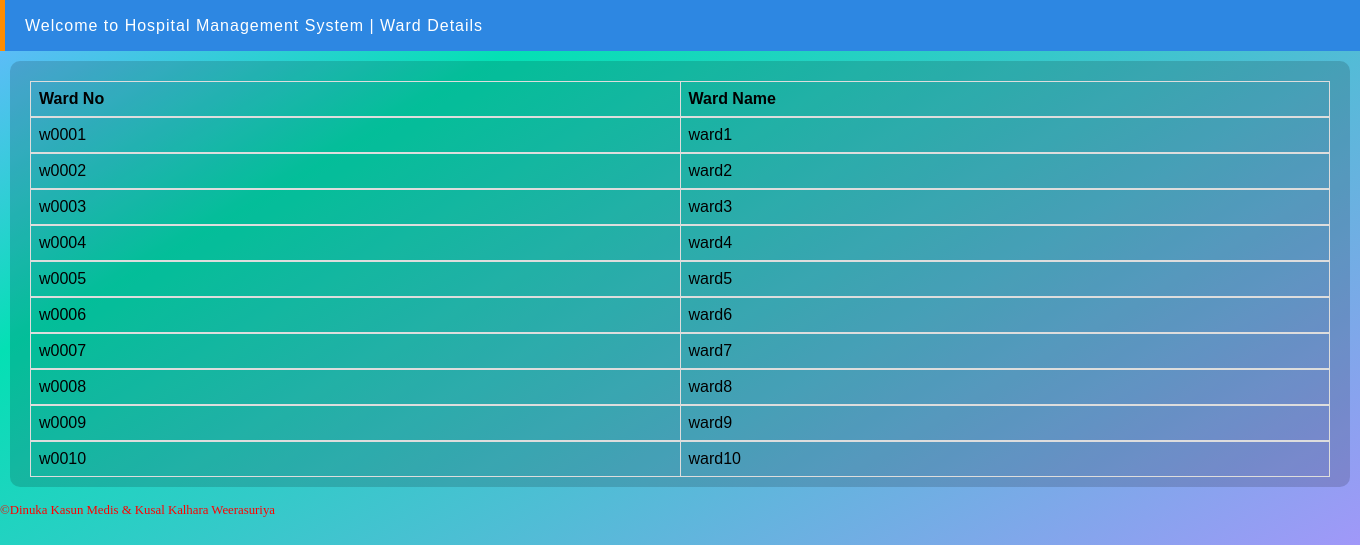
The app's page /ViewWard.php with its own data.
### tables this page shows
CREATE TABLE `ward` (
  `ward_no` varchar(5) NOT NULL,
  `ward_name` varchar(50) NOT NULL
);

### ViewWard.php (the view, shortened to what this page needs)
<?php
require 'connect.inc.php';
?>
<html>
<head>
    <link rel="stylesheet" type="text/css" href="mystyle.css">
</head>
<body>
    <header class="header"><p>Welcome to Hospital Management System | Ward Details </p></header>
    <form method="post" action="ViewWard.php">
        <div class="main-top" >
        <div>
        <?php
                $sql4 = "SELECT * FROM `ward`";
                $result = $conn->query($sql4);
                if ($result->num_rows > 0) {
                    ?>
                <table style="width:100%">
                    <tr>
                        <th width="100">Ward No</th>
                        <th width="100">Ward Name</th>
                     </tr>
                </table>
                <?php
                    while($row = $result->fetch_assoc()) {
                        ?>
                            <table style="width:100%">
                                <tr>
                                    <td width="100"><?php echo $row['ward_no']?></td>
                                    <td width="100"><?php echo $row['ward_name']?></td>
                                </tr>
                            </table>
                        <?php
                    }
                } else {
                    echo "0 results";
                }
        ?>
        </div>
    </div>
    </form>
    <p style="color:red; font-size:80%;">©Dinuka Kasun Medis & Kusal Kalhara Weerasuriya</p>
</body>
</html>

### mystyle.css (style rules this page uses)
body { background-image: -ms-linear-gradient(bottom right, #AF91FF 10%, #04E0B4 78%, #66B8FF 99%); background-image: -moz-linear-gradient(bottom right, #AF91FF 10%, #04E0B4 78%, #66B8FF 99%); background-image: -o-linear-gradient(bottom right, #AF91FF 10%, #04E0B4 78%, #66B8FF 99%); background-image: -webkit-gradient(linear, right bottom, left top, color-stop(10, #AF91FF), color-stop(78, #04E0B4), color-stop(99, #66B8FF)); background-image: -webkit-linear-gradient(bottom right, #AF91FF 10%, #04E0B4 78%, #66B8FF 99%); background-image: linear-gradient(to top left, #AF91FF 10%, #04E0B4 78%,#66B8FF 99%); height: 100%; background-attachment: fixed; }
.header p { color: white; font-family:sans-serif; letter-spacing:1px; font-weight: 500 }
.header { width:auto; height: 50px; background-color: #2d87e2; margin-top: 0px; padding-top:1px; padding-left: 20px; border-left-style: solid; border-left-width:thick; border-left-color: darkorange; }
.main-top { padding:20px 20px 10px 20px; width:500px; height: auto; background-color: rgba(0, 0, 0, 0.15); margin-left: auto; margin-right: auto; margin-top: 20px; margin-bottom: auto; border-radius: 10px; }
table { font-family: arial, sans-serif; border-collapse: collapse; width: 100%; }
td, th { border: 1px solid #dddddd; text-align: left; padding: 8px; }
html,body { margin: 0 auto 0 auto; box-sizing:border-box; }

### ViewWard.php (style rules this page uses)
.main-top { padding:20px 20px 10px 20px; width:1300px; height: auto; background-color: rgba(0, 0, 0, 0.15); margin-left: 10; margin-right: 10; margin-top: 10px; margin-bottom: auto; border-radius: 10px; }
table { font-family: arial, sans-serif; border-collapse: collapse; width: 100%; }
td, th { border: 1px solid #dddddd; text-align: left; padding: 8px; }

### records on screen
ward: ward_no "w0001", ward_name "ward1"
ward: ward_no "w0002", ward_name "ward2"
ward: ward_no "w0003", ward_name "ward3"
ward: ward_no "w0004", ward_name "ward4"
ward: ward_no "w0005", ward_name "ward5"
ward: ward_no "w0006", ward_name "ward6"
ward: ward_no "w0007", ward_name "ward7"
ward: ward_no "w0008", ward_name "ward8"
ward: ward_no "w0009", ward_name "ward9"
ward: ward_no "w0010", ward_name "ward10"
